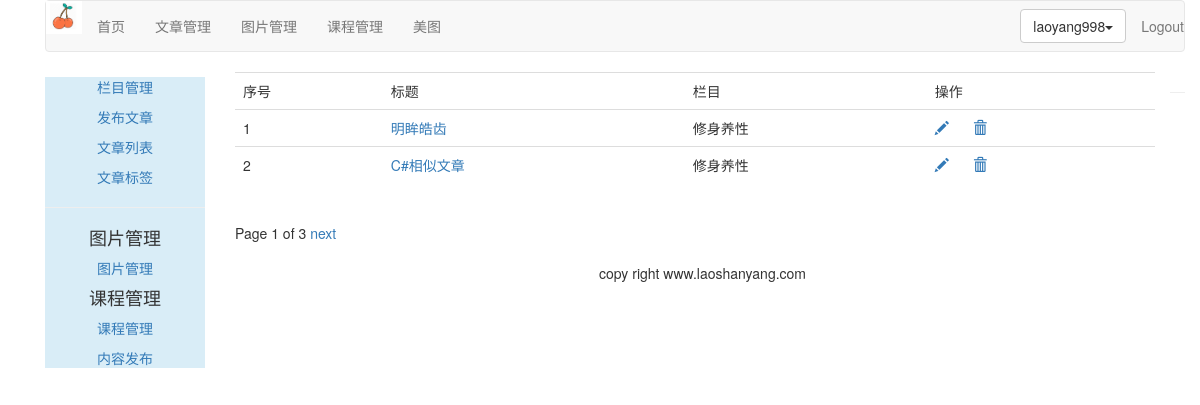
Screenshot of /article/article_list (signed in) with the database file from the repository.
### article/models.py (models this page shows, shortened)
class ArticlePost(models.Model):
    author = models.ForeignKey(User, related_name='article', on_delete=models.CASCADE)
    title = models.CharField(max_length=200)
    slug = models.SlugField(max_length=500)
    column = models.ForeignKey(ArticleColumn, related_name='article_colum', on_delete=models.CASCADE)
    body = models.TextField()
    created = models.DateTimeField(default=timezone.now)
    update = models.DateTimeField(auto_now=True)
    users_like = models.ManyToManyField(User, related_name='articles_like', blank=True)
    article_views = models.IntegerField(default=0)
    article_tag=models.ManyToManyField(ArticleTag,related_name='article_tag',blank=True)
    class Meta:
        ordering = ('-update',)
        index_together = (('id', 'slug'),)
    def get_absolute_url(self):
        return reverse("article:article_detail", args=[self.id, self.slug])

class ArticleColumn(models.Model):
    user = models.ForeignKey(User, related_name='article_column', on_delete=models.CASCADE)
    column = models.CharField(max_length=200)
    create = models.DateField(auto_now_add=True)
    def __str__(self):
        return self.column

### article/views.py (the view)
# urls.py: path('article_list', views.article_list, name='article_list'),
@login_required(login_url='/account')
def article_list(request):
    articles_list = ArticlePost.objects.filter(author=request.user)
    pageinator = Paginator(articles_list, 2)  # 创建分页对象，每页最多2条记录
    page = request.GET.get('page')  # 获取浏览器请求参数page的值
    try:
        current_page = pageinator.page(page)
        articles = current_page.object_list
    except PageNotAnInteger:
        current_page = pageinator.page(1)
        articles = current_page.object_list
    except EmptyPage:
        current_page = pageinator.page(pageinator.num_pages)
        articles = current_page.object_list
    return render(request, 'article/column/article_list.html', {'articles': articles,
                                                                'page': current_page})

### templates/article/column/article_list.html (shortened to what this page needs)
{% extends 'article/base.html' %}
{% load staticfiles %}
{% block content %}
    <div>
        <table class="table table-hover">
            <tr>
                <td>序号</td>
                <td>标题</td>
                <td>栏目</td>
                <td>操作</td>
            </tr>
            {% for article in articles %}
                <tr id="{{ article.id }} ">
                    <td>{{ forloop.counter }}</td>
                    <td><a href="{{ article.get_absolute_url }}">{{ article.title }}</a></td>
                    <td>{{ article.column }}</td>
                    <td>
                        <a name="edit" href="{% url 'article:rdit_article' article.id %}">
                            <span class="glyphicon glyphicon-pencil"></span></a>
                        <a name="delete" href="javascript:" onclick="del_article(this,{{ article.id }})">
                            <span class="glyphicon glyphicon-trash" style="margin-left:20px;"></span>
                        </a>
                    </td>
                </tr>
            {% endfor %}
        </table>
    {% include 'paginator.html' %}
    </div>
{% endblock %}

### templates/article/header.html (shortened to what this page needs)
{% load staticfiles %}
<div class="container">
    <nav class="navbar navbar-default" role="navigation">
        <div class="navbar-header">
            <img width="36" src="{% static 'images/logo.png' %}"/>
        </div>
        <div>
            <ul class="nav navbar-nav" role="tablist">
                <li><a href="{% url 'blog_title' %}">首页</a></li>
                <li><a href="{% url 'article:article_column' %}">文章管理</a></li>
                <li><a href="{% url 'image:image_list' %}">图片管理</a></li>
                <li><a href="{% url 'course:manage_course' %}">课程管理</a></li>
                <li><a href="{% url 'image:falls_images' %}">美图</a></li>
            </ul>
            <ul class="nav navbar-nav navbar-right">
                {% if user.is_authenticated %}
                    <li>
                        <div class="dropdown" style="margin-top:8px">
                            <button class="btn btn-default dropdown-toggle" type="button" id="dropdownMenu"
                                    data-toggle="dropdown">{{ user.username }}<span class="caret"></span></button>
                        </div>
                    </li>
                    <li><a href="{% url 'account:logout' %}">Logout</a></li>
                {% else %}
                    <li><a href="{% url 'account:login' %}">LOGIN</a></li>
                {% endif %}
            </ul>
        </div>
    </nav>
</div>

### rows the page displays
ArticlePost: title "明眸皓齿", column "修身养性"
ArticlePost: title "C#相似文章", column "修身养性"

### other values shown
{{ user.username }} "laoyang998"
{{ page.number }} "1"
{{ page.paginator.num_pages }} "3"
